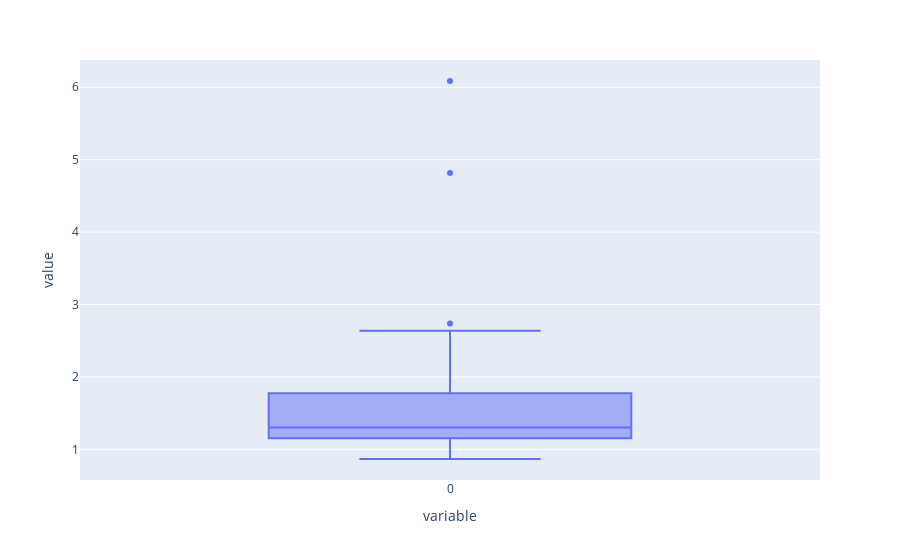

Notebook cell for this chart:
### Markdown cell above
## Test RMWD variance contribution (bures distance)

### Code cell
from dynaprot.evaluation import metrics

rmwds = []
for prot in tqdm(dataloader):
    pred = model(prot["aatype"].argmax(dim=-1).to(device), Rigid.from_tensor_4x4(prot["frames"].to(device)), prot["resi_pad_mask"].to(device))
    mask = prot["resi_pad_mask"].bool().to(device)
    true_covars = prot["dynamics_covars"].to(device).float()[mask]
    predicted_covars =  pred["covars"][mask]

    rmwds.append(torch.sqrt(metrics.bures_distance(predicted_covars,true_covars)).item())

px.box(rmwds)

### Figure 1 — Plotly figure (JSON) as saved in the notebook; plotly's stock layout.template omitted (floating-point values rounded to 4 significant figures)
{"data": [{"alignmentgroup": "True", "hovertemplate": "variable=%{x}<br>value=%{y}<extra></extra>", "legendgroup": "", "marker": {"color": "#636efa"}, "name": "", "notched": false, "offsetgroup": "", "orientation": "v", "showlegend": false, "type": "box", "x": ["0", "0", "0", "0", "0", "0", "0", "0", "0", "0", "0", "0", "0", "0", "0", "0", "0", "0", "0", "0", "0", "0", "0", "0", "0", "0", "0", "0", "0", "0", "0", "0", "0", "0", "0", "0", "0", "0", "0", "0", "0", "0", "0", "0", "0", "0", "0", "0", "0", "0", "0", "0", "0", "0", "0", "0", "0", "0", "0", "0", "0", "0", "0", "0", "0", "0", "0", "0", "0", "0", "0", "0", "0", "0", "0", "0", "0", "0", "0", "0", "0", "0"], "x0": " ", "xaxis": "x", "y": [1.174, 1.304, 1.291, 1.992, 1.352, 1.43, 0.9125, 2.254, 1.832, 1.106, 1.906, 1.044, 1.289, 1.301, 1.089, 1.452, 1.258, 1.268, 0.9649, 2.005, 1.206, 1.626, 1.153, 1.627, 1.508, 1.089, 2.117, 2.435, 0.8725, 1.673, 1.118, 1.133, 1.46, 1.178, 1.33, 1.056, 1.836, 1.729, 1.35, 1.911, 1.166, 1.142, 4.815, 2.637, 1.331, 2.39, 1.917, 1.083, 1.804, 1.205, 2.395, 1.035, 1.194, 1.173, 1.319, 1.187, 1.22, 0.9137, 1.185, 6.086, 1.82, 0.8818, 1.53, 1.179, 1.618, 1.514, 1.452, 2.032, 0.8676, 1.652, 1.011, 1.775, 1.15, 1.263, 1.704, 1.025, 1.282, 1.279, 1.24, 1.066, 1.799, 2.737], "y0": " ", "yaxis": "y"}], "layout": {"boxmode": "group", "legend": {"tracegroupgap": 0}, "margin": {"t": 60}, "xaxis": {"anchor": "y", "domain": [0, 1], "title": {"text": "variable"}}, "yaxis": {"anchor": "x", "domain": [0, 1], "title": {"text": "value"}}}}
